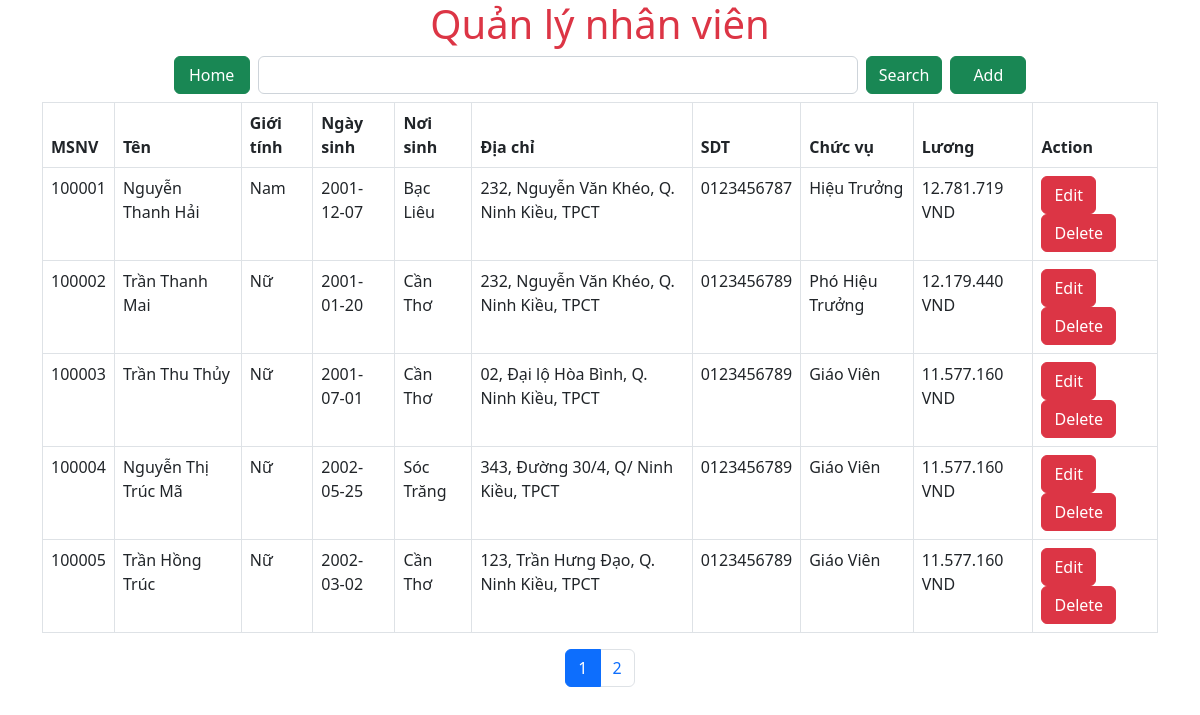
/qlns/app/Views/nhanvien/nhanvien.php, run on an earlier commit of the app's database.
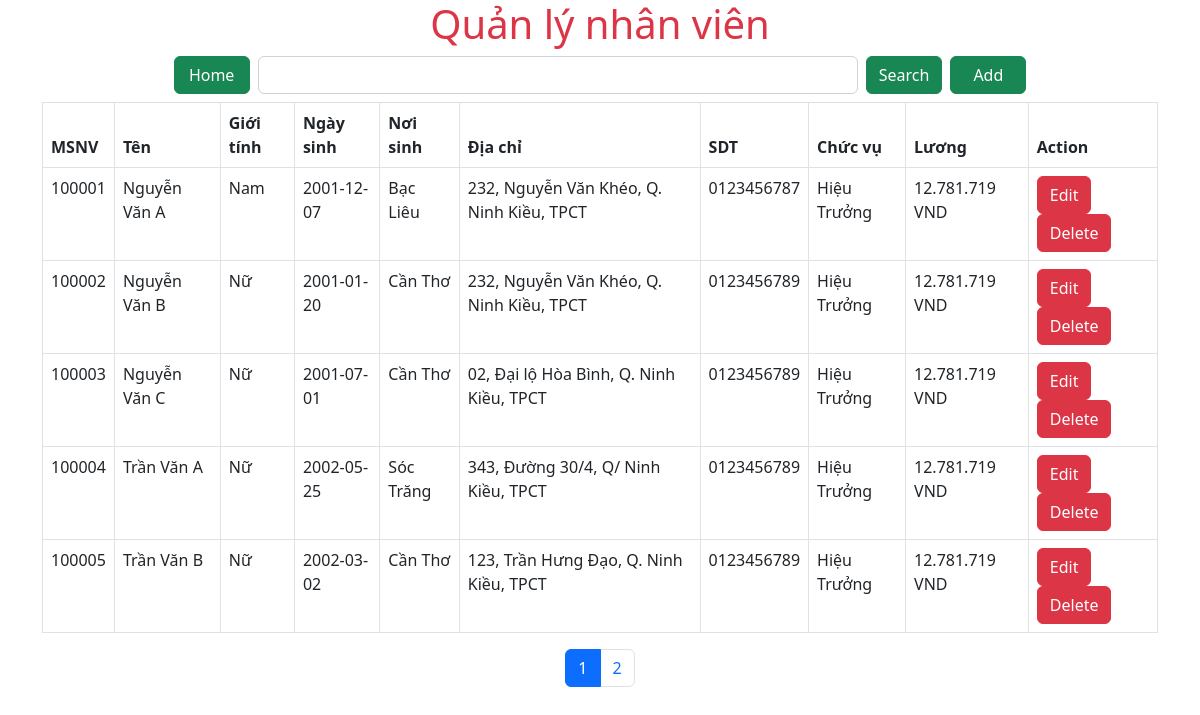
And on a later commit of the database.
### tables this page shows
CREATE TABLE `nhanvien` (
  `msnv` int(6) UNSIGNED NOT NULL,
  `hoten` varchar(45) DEFAULT NULL,
  `gioiTinh` char(3) DEFAULT NULL,
  `ngaySinh` date DEFAULT NULL,
  `noiSinh` varchar(40) DEFAULT NULL,
  `diaChi` varchar(100) DEFAULT NULL,
  `sdt` text DEFAULT NULL,
  `maCV` char(15) DEFAULT NULL
);

CREATE TABLE `chucvu` (
  `maCV` char(15) NOT NULL,
  `tenCV` varchar(50) DEFAULT NULL
);

### qlns/app/Views/nhanvien/nhanvien.php (the view, shortened to what this page needs)
<!DOCTYPE html>
<html lang="en">
<head>
    <link href="../../../public/Style/style.css" rel="stylesheet">
    <link href="https://cdn.jsdelivr.net/npm/bootstrap@5.2.1/dist/css/bootstrap.min.css" rel="stylesheet">
</head>
<body>
<div class="container">
    <h1 class="text-center text-danger" data-wow-duration="1s">Quản lý nhân viên</h1>
    <div class="d-flex mb-2 center">
        <a href="http://localhost/qlns/" class="btn btn-success me-2" style="width: 76.05px; height: 38px;">Home</a>
        <form method="POST" action="http://localhost/qlns/app/Views/nhanvien/searchNhanvien.php" class="d-flex">
            <input class="form-control me-2" name="key" style="width: 600px;">
            <button class="btn btn-success" type="submit">Search</button>
        </form>
        <a href="http://localhost/qlns/app/Views/nhanvien/addNhanvien.php" class="btn btn-success ms-2" style="width: 76.05px; height: 38px;">Add</a>
    </div>
    <table class="table table-bordered table-condensed">
        <thead>
        <tr>
            <th>MSNV</th>
            <th>Tên</th>
            <th>Giới tính</th>
            <th>Ngày sinh</th>
            <th>Nơi sinh</th>
            <th>Địa chỉ</th>
            <th>SDT</th>
            <th>Chức vụ</th>
            <th>Lương</th>
            <th>Action</th>
        </tr>
        </thead>
        <tbody>
        <?php
        $nhanvienController = new nhanvienController();
        $conn = $nhanvienController->createPDO();
        $per_page = !empty($_GET['per_page']) && $_GET['per_page']>0 ?$_GET['per_page']:5;
        $current_page = !empty($_GET['current_page'])?$_GET['current_page']:1;
        $offset = ($current_page - 1) * $per_page;
        $sql = "SELECT nhanvien.msnv, nhanvien.hoten, nhanvien.gioiTinh, nhanvien.ngaySinh, nhanvien.noiSinh,
                                nhanvien.diaChi, nhanvien.sdt, chucvu.tenCV, luong.heSoLuong*1400000*119.5 DIV 100 AS tienLuong
                        FROM nhanvien
                        JOIN chucvu ON nhanvien.maCV = chucvu.maCV
                        JOIN luong ON luong.maCV = chucvu.maCV
                        ORDER BY nhanvien.msnv ASC LIMIT " . $per_page . " OFFSET " . $offset ;
        $stmt = $conn->prepare($sql);
        $stmt->execute();
        $sql1 = "SELECT * FROM nhanvien";
        $total = $conn->prepare($sql1);
        $total->execute();
        $total = $total->rowCount();
        $num_page = ceil($total/$per_page);
        while($item = $stmt-> fetch(PDO::FETCH_ASSOC)) {
            echo
                "<tr>
                    <td>" . $item['msnv'] . "</td>
                    <td>" . $item['hoten'] . "</td>
                    <td>" . $item['gioiTinh'] . "</td>
                    <td>" . $item['ngaySinh'] . "</td>
                    <td>" . $item['noiSinh'] . "</td>
                    <td>" . $item['diaChi'] . "</td>
                    <td>" . $item['sdt'] . "</td>
                    <td>" . $item['tenCV'] . "</td>
                    <td>" . number_format($item['tienLuong'], 0, ',', '.') . " VND" . "</td>
                    <td><a class='btn btn-danger' href='http://localhost/qlns/app/Views/nhanvien/editNhanvien.php/?id=" . $item['msnv'] . "&per_page=" . $per_page . "&current_page=" . $current_page . "'>Edit</a>
                        <a class='btn btn-danger' href='http://localhost/qlns/app/Views/nhanvien/deleteNhanvien.php/?id=" . $item['msnv'] . "&per_page=" . $per_page . "&current_page=" . $current_page . "'>Delete</a></td>
                </tr>";
        }
        ?>
        </tbody>
    </table>
    <ul class="pagination" style="display: flex; justify-content: center; align-items: center;">
        <?php for ($i = 1; $i <= $num_page; $i++){ ?>
            <?php if($i != $current_page){ ?>
                <li class="page-item"><a class="page-link" href="?per_page=<?= $per_page ?>&current_page=<?= $i ?>"><?= $i ?></a></li>
            <?php } else { ?>
                <li class="page-item active"><a class="page-link" href="?per_page=<?= $per_page ?>&current_page=<?= $i ?>"><?= $i ?></a></li>
            <?php } ?>
        <?php } ?>
    </ul>
</div>
</body>
</html>

### qlns/public/Style/style.css (style rules this page uses)
.center { display: flex; justify-content: center; align-items: center; }

What changed in the data, as far as the page shows it:
changed nhanvien "Nam": hoten "Nguyễn Thanh Hải" → "Nguyễn Văn A"
changed nhanvien id 100002: hoten "Trần Thanh Mai" → "Nguyễn Văn B"; maCV.tenCV "Phó Hiệu Trưởng" → "Hiệu Trưởng"; tienLuong "12.179.440" → "12.781.719"
changed nhanvien "02, Đại lộ Hòa Bình, Q. Ninh Kiều, TPCT": hoten "Trần Thu Thủy" → "Nguyễn Văn C"; maCV.tenCV "Giáo Viên" → "Hiệu Trưởng"; tienLuong "11.577.160" → "12.781.719"
changed nhanvien "Sóc Trăng": hoten "Nguyễn Thị Trúc Mã" → "Trần Văn A"; maCV.tenCV "Giáo Viên" → "Hiệu Trưởng"; tienLuong "11.577.160" → "12.781.719"
changed nhanvien "123, Trần Hưng Đạo, Q. Ninh Kiều, TPCT": hoten "Trần Hồng Trúc" → "Trần Văn B"; maCV.tenCV "Giáo Viên" → "Hiệu Trưởng"; tienLuong "11.577.160" → "12.781.719"
